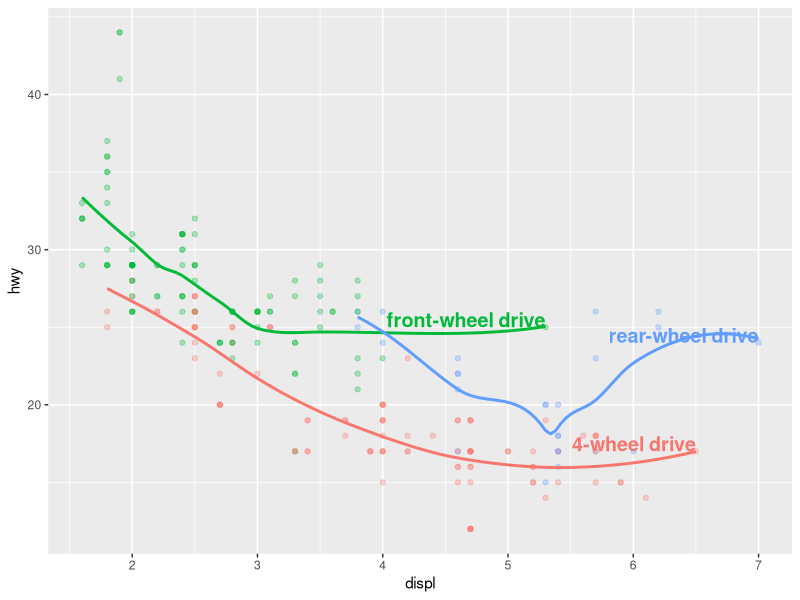
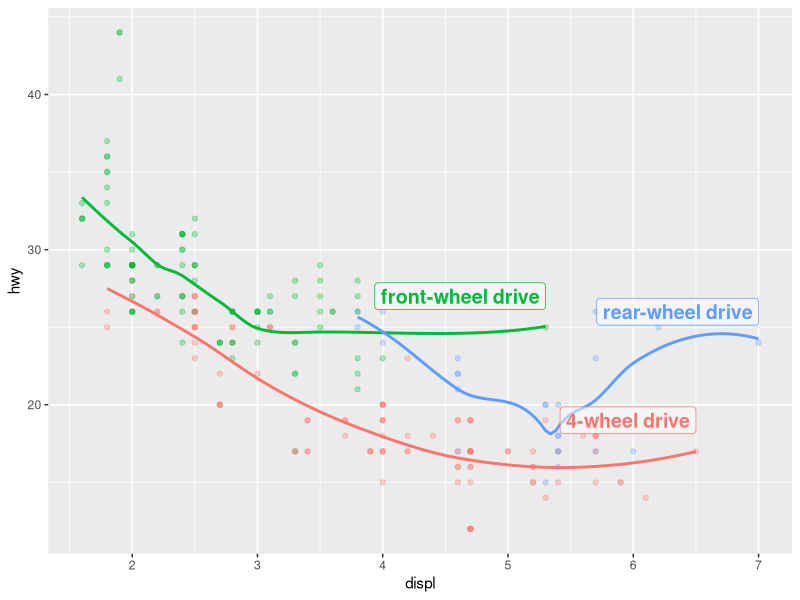
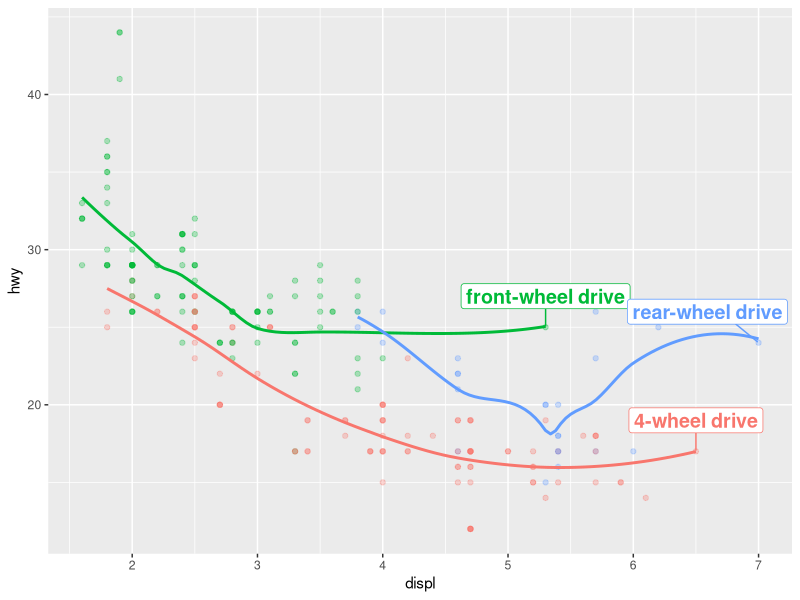
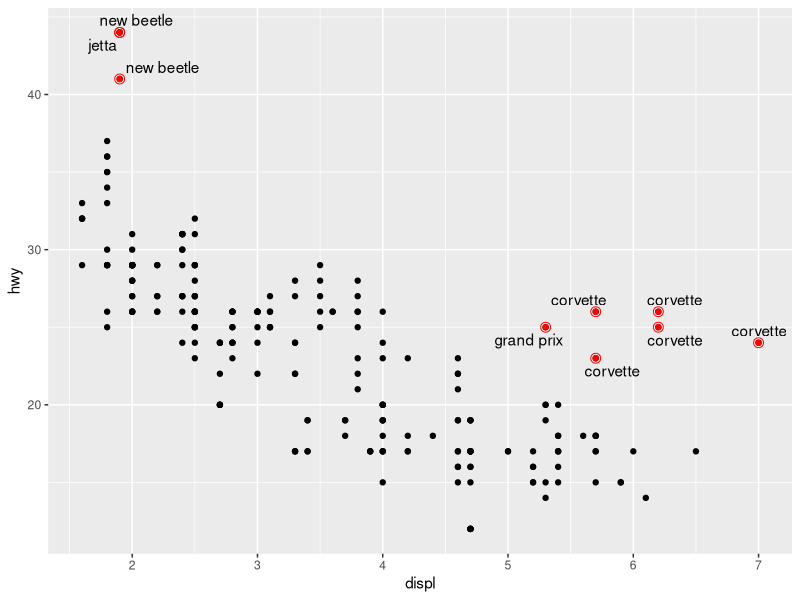
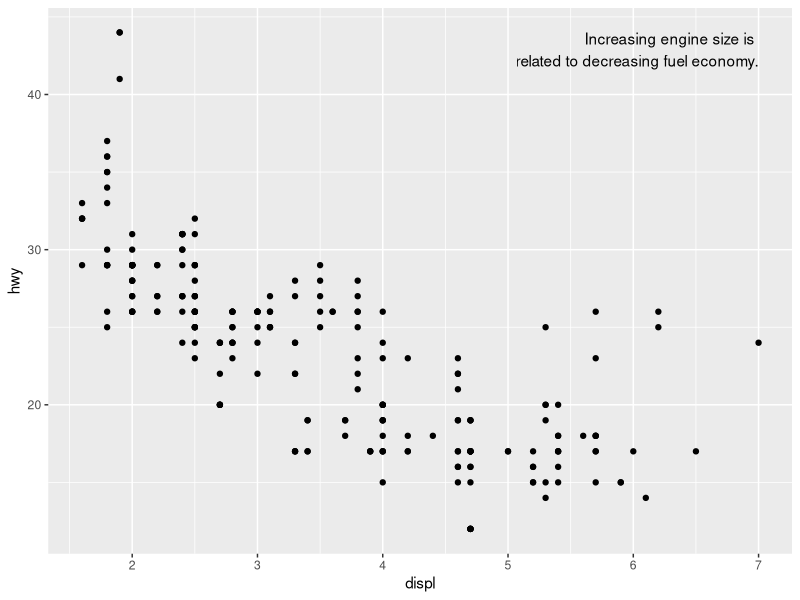
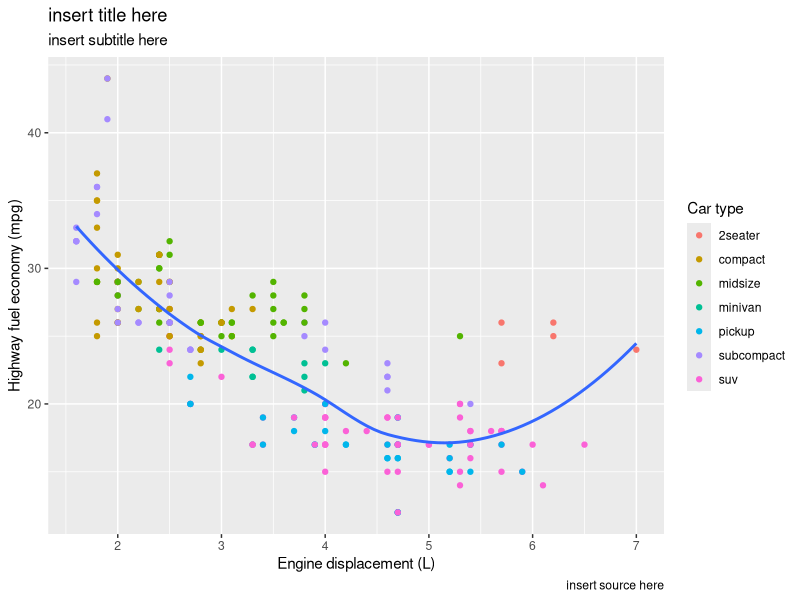
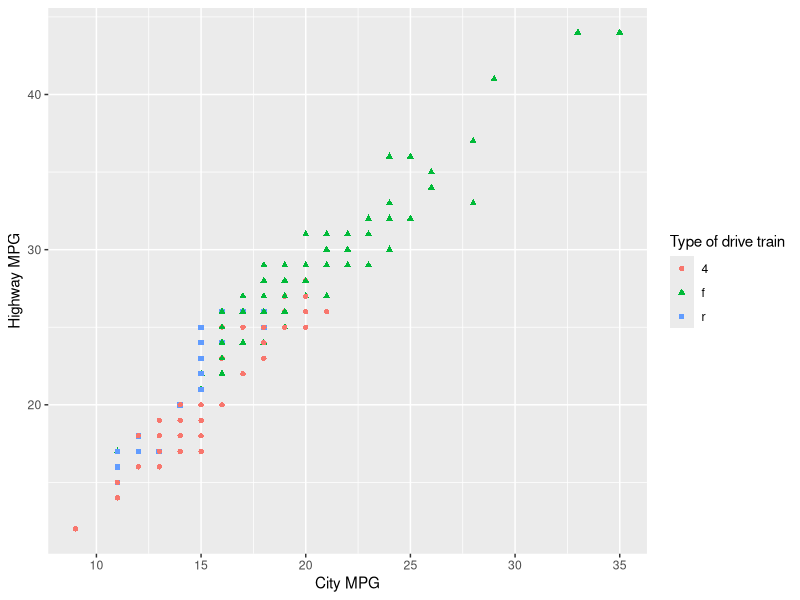

Generate these figures, in order, with R:
## ---- chunk 1
library(tidyverse)
label_info <- mpg |>
  group_by(drv) |>
  arrange(desc(displ)) |>
  slice_head(n = 1) |>
  mutate(
    drive_type = case_when(
      drv == "f" ~ "front-wheel drive",
      drv == "r" ~ "rear-wheel drive",
      drv == "4" ~ "4-wheel drive"
    )
  ) |>
  select(displ, hwy, drv, drive_type)

label_info
#> # A tibble: 3 × 4
#> # Groups:   drv [3]
#>   displ   hwy drv   drive_type       
#>   <dbl> <int> <chr> <chr>            
#> 1   6.5    17 4     4-wheel drive    
#> 2   5.3    25 f     front-wheel drive
#> 3   7      24 r     rear-wheel drive
## ---- chunk 2
ggplot(mpg, aes(x = displ, y = hwy, color = drv)) +
  geom_point(alpha = 0.3) +
  geom_smooth(se = FALSE) +
  geom_text(
    data = label_info, 
    aes(x = displ, y = hwy, label = drive_type),
    fontface = "bold", size = 5, hjust = "right", vjust = "bottom"
  ) +
  theme(legend.position = "none")
#> `geom_smooth()` using method = 'loess' and formula = 'y ~ x'
## ---- chunk 3
ggplot(mpg, aes(x = displ, y = hwy, color = drv)) +
  geom_point(alpha = 0.3) +
  geom_smooth(se = FALSE) +
  geom_label(
    data = label_info, 
    aes(x = displ, y = hwy, label = drive_type),
    fontface = "bold", size = 5, hjust = "right", alpha = 0.5, nudge_y = 2,
  ) +
  theme(legend.position = "none")
#> `geom_smooth()` using method = 'loess' and formula = 'y ~ x'
## ---- chunk 4
library(ggrepel)
ggplot(mpg, aes(x = displ, y = hwy, color = drv)) +
  geom_point(alpha = 0.3) +
  geom_smooth(se = FALSE) +
  geom_label_repel(
    data = label_info, 
    aes(x = displ, y = hwy, label = drive_type),
    fontface = "bold", size = 5, nudge_y = 2,
  ) +
  theme(legend.position = "none")
#> `geom_smooth()` using method = 'loess' and formula = 'y ~ x'
## ---- chunk 5
potential_outliers <- mpg |>
  filter(hwy > 40 | (hwy > 20 & displ > 5))
  
ggplot(mpg, aes(x = displ, y = hwy)) +
  geom_point() +
  geom_text_repel(data = potential_outliers, aes(label = model)) +
  geom_point(data = potential_outliers, color = "red") +
  geom_point(data = potential_outliers, color = "red", size = 3, shape = "circle open")
## ---- chunk 6
label_info <- mpg |>
  summarize(
    displ = max(displ),
    hwy = max(hwy),
    label = "Increasing engine size is \nrelated to decreasing fuel economy."
  )

ggplot(mpg, aes(x = displ, y = hwy)) +
  geom_point() +
  geom_text(
    data = label_info, aes(label = label), 
    vjust = "top", hjust = "right"
  )
## ---- chunk 7
library(tidyverse)
library(ggrepel)
library(patchwork)

## ---- chunk 8
ggplot(mpg, aes(x = displ, y = hwy)) +
  geom_point(aes(color = class)) +
  geom_smooth(se = FALSE) +
  labs( title = "insert title here",
        subtitle = "insert subtitle here",
        caption = "insert source here",
    x = "Engine displacement (L)",
    y = "Highway fuel economy (mpg)",
    color = "Car type"
  )
## ---- chunk 9
glimpse(mpg)

mpg %>% ggplot(aes(x = cty,y = hwy,color = drv,shape = drv)) +
  geom_point() +
  labs(x = "City MPG",
        y = "Highway MPG",
        shape = "Type of drive train",
       color = "Type of drive train"
       )
